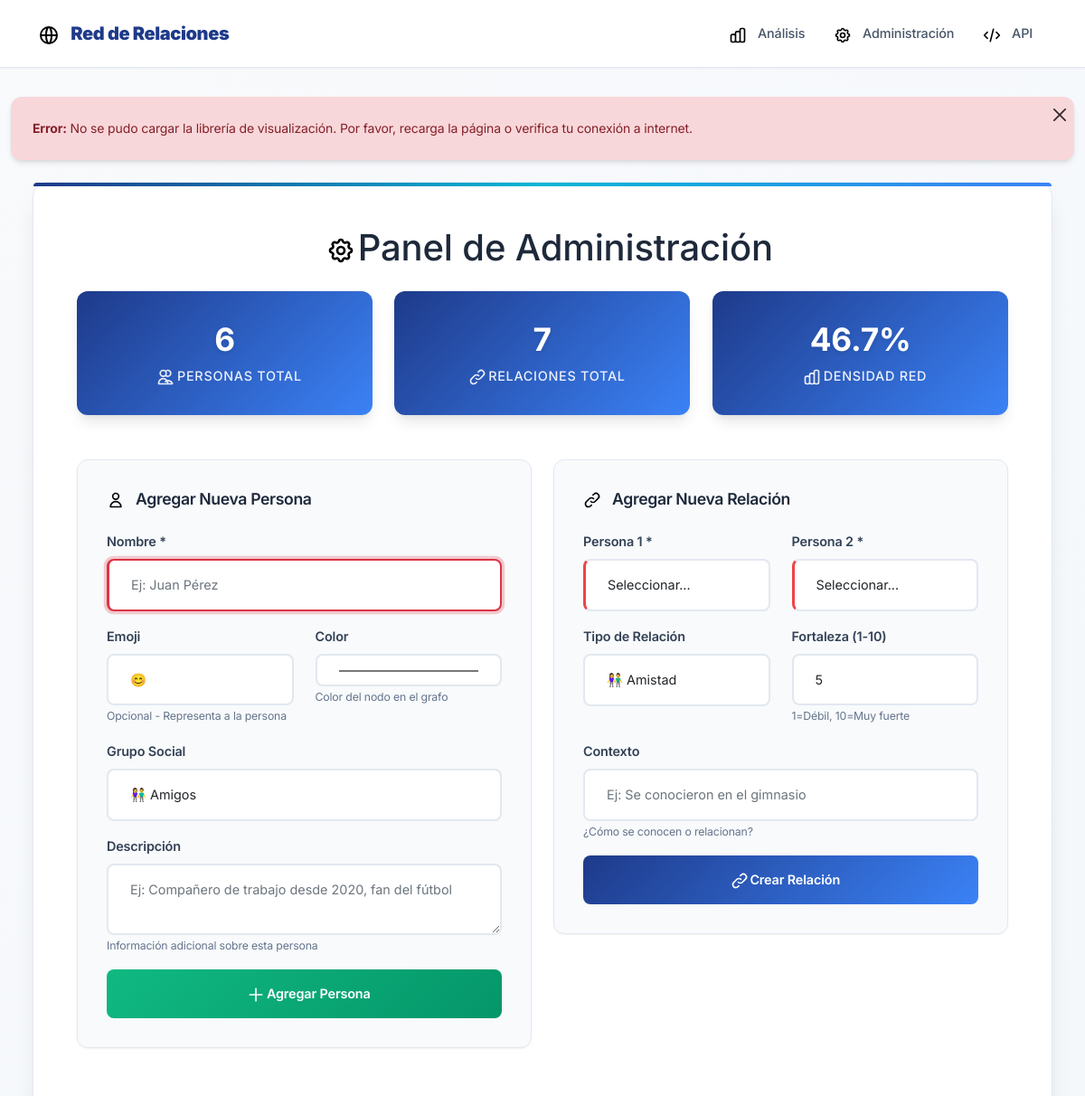
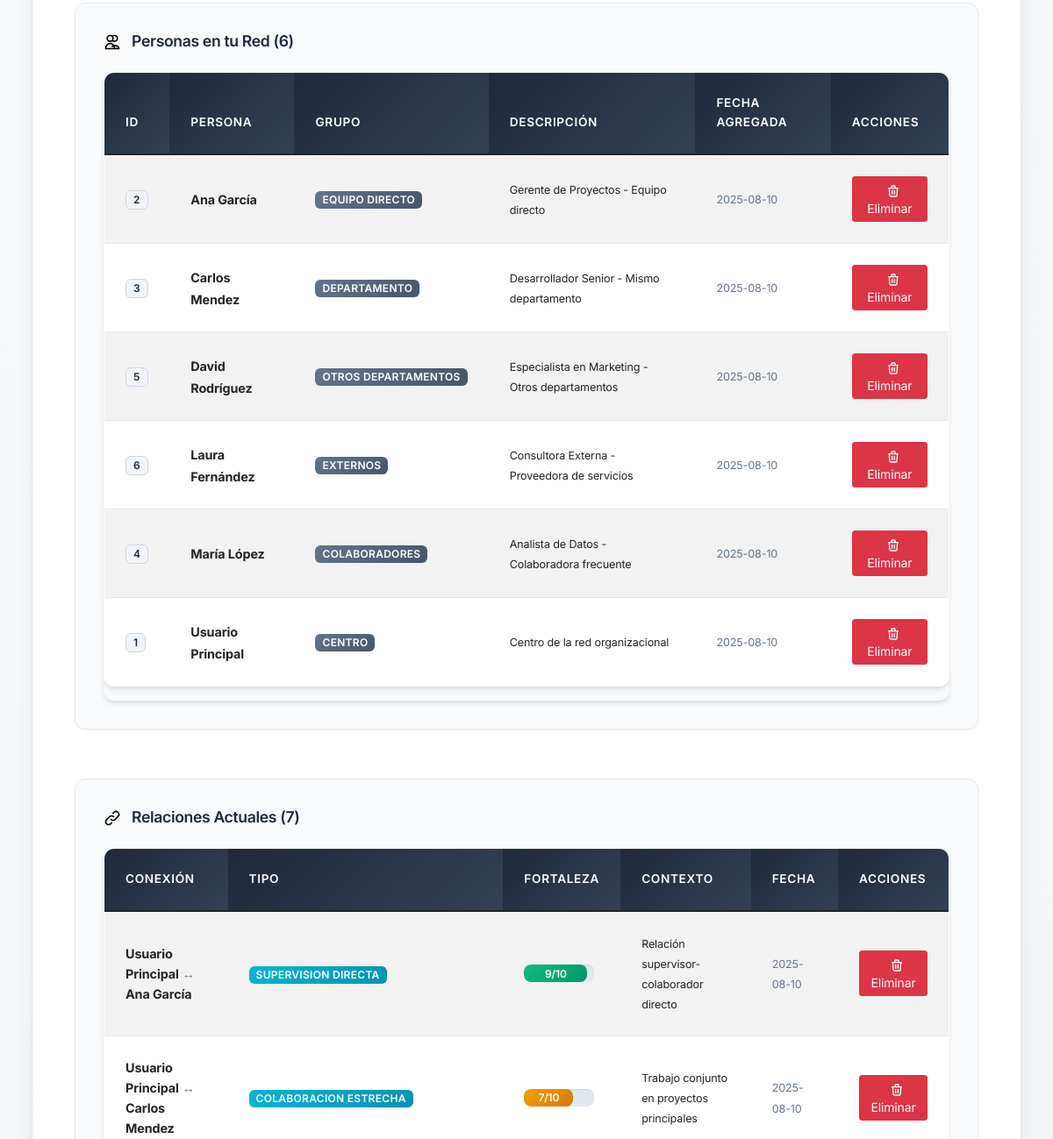
/admin (upper part), run on an earlier commit of the app's database (2 pictures, top to bottom).
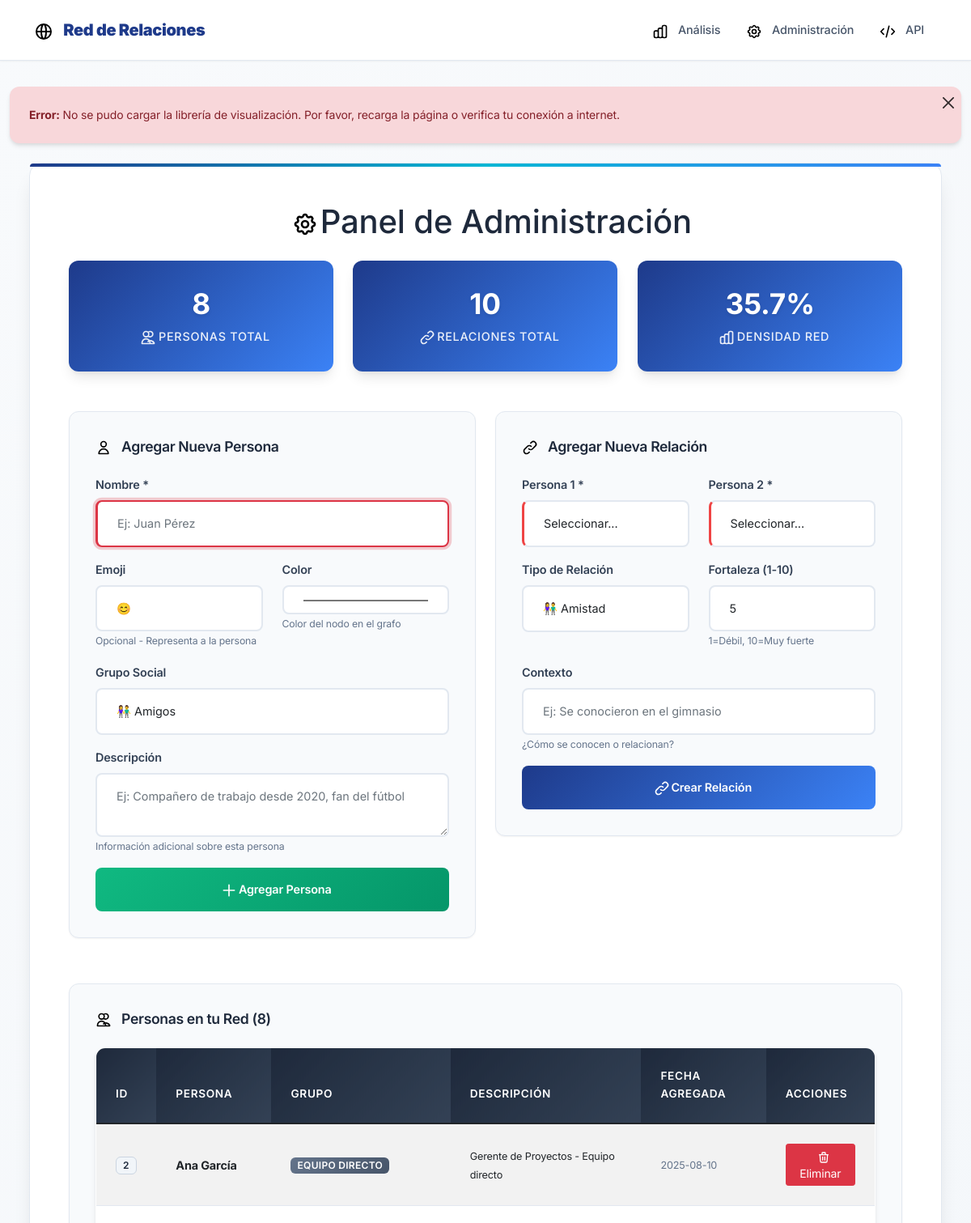
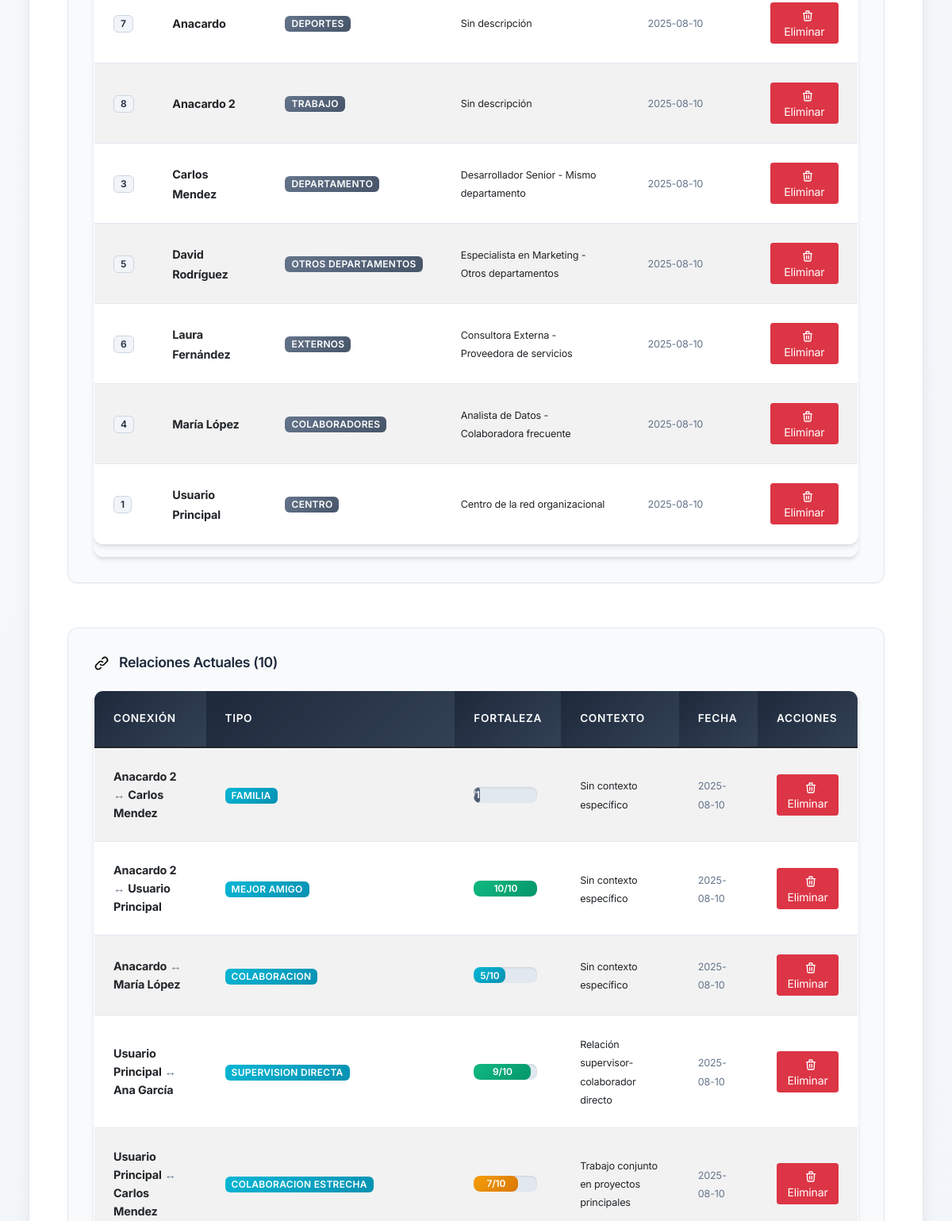
And on a later commit of the database (2 pictures, top to bottom).
### tables this page shows
CREATE TABLE personas (
            id INTEGER PRIMARY KEY AUTOINCREMENT,
            nombre TEXT NOT NULL UNIQUE,
            icono TEXT DEFAULT 'user',
            grupo TEXT DEFAULT 'contactos',
            color TEXT DEFAULT '#3b82f6',
            descripcion TEXT,
            posicion_x REAL,
            posicion_y REAL,
            fecha_creacion TIMESTAMP DEFAULT CURRENT_TIMESTAMP
        );

CREATE TABLE relaciones (
            id INTEGER PRIMARY KEY AUTOINCREMENT,
            persona1_id INTEGER,
            persona2_id INTEGER,
            tipo TEXT DEFAULT 'profesional',
            fortaleza INTEGER DEFAULT 5,
            contexto TEXT,
            fecha_creacion TIMESTAMP DEFAULT CURRENT_TIMESTAMP,
            FOREIGN KEY (persona1_id) REFERENCES personas (id),
            FOREIGN KEY (persona2_id) REFERENCES personas (id),
            UNIQUE(persona1_id, persona2_id)
        );

### mi_red_social/app.py (the view)
@app.route('/admin')
def admin():
    conn = get_db_connection()
    personas = conn.execute('SELECT * FROM personas ORDER BY nombre').fetchall()
    relaciones = conn.execute('''
        SELECT r.*, p1.nombre as persona1_nombre, p2.nombre as persona2_nombre
        FROM relaciones r
        JOIN personas p1 ON r.persona1_id = p1.id
        JOIN personas p2 ON r.persona2_id = p2.id
        ORDER BY r.fecha_creacion DESC
    ''').fetchall()
    conn.close()
    return render_template('admin.html', personas=personas, relaciones=relaciones)

### mi_red_social/app.py (called while the page is built)
def get_db_connection():
    conn = sqlite3.connect(DATABASE)
    conn.row_factory = sqlite3.Row
    return conn

### mi_red_social/templates/admin.html (shortened to what this page needs)
{% extends "base.html" %}
{% block content %}
<div class="main-container">
    <h1 class="text-center mb-4">
        <i class="icon icon-settings icon-xl"></i>
        Panel de Administración
    </h1>
    <div class="row mb-4">
        <div class="col-md-4">
            <div class="stats-card">
                <h3>{{ personas|length }}</h3>
                <p class="mb-0">
                    <i class="icon icon-users icon-white"></i>
                    Personas Total
                </p>
            </div>
        </div>
        <div class="col-md-4">
            <div class="stats-card">
                <h3>{{ relaciones|length }}</h3>
                <p class="mb-0">
                    <i class="icon icon-connections icon-white"></i>
                    Relaciones Total
                </p>
            </div>
        </div>
        <div class="col-md-4">
            <div class="stats-card">
                <h3>{{ ((relaciones|length / ((personas|length * (personas|length - 1)) / 2)) * 100)|round(1) if personas|length > 1 else 0 }}%</h3>
                <p class="mb-0">
                    <i class="icon icon-chart icon-white"></i>
                    Densidad Red
                </p>
            </div>
        </div>
    </div>
    <div class="row">
        <div class="col-md-6">
            <div class="admin-panel">
                <h4>
                    <i class="icon icon-user"></i>
                    Agregar Nueva Persona
                </h4>
                <form method="POST" action="{{ url_for('agregar_persona') }}">
                    <div class="mb-3">
                        <label class="form-label">Nombre *</label>
                        <input type="text" class="form-control" name="nombre" required placeholder="Ej: Juan Pérez">
                    </div>
                    <div class="row">
                        <div class="col-md-6">
                            <label class="form-label">Emoji</label>
                            <input type="text" class="form-control" name="emoji" placeholder="😊" maxlength="2">
                            <small class="text-muted">Opcional - Representa a la persona</small>
                        </div>
                        <div class="col-md-6">
                            <label class="form-label">Color</label>
                            <input type="color" class="form-control" name="color" value="#4ecdc4">
                            <small class="text-muted">Color del nodo en el grafo</small>
                        </div>
                    </div>
                    <div class="mb-3 mt-3">
                        <label class="form-label">Grupo Social</label>
                        <select class="form-control" name="grupo">
                            <option value="amigos">👫 Amigos</option>
                        </select>
                    </div>
                    <div class="mb-3">
                        <label class="form-label">Descripción</label>
                        <textarea class="form-control" name="descripcion" rows="2" placeholder="Ej: Compañero de trabajo desde 2020, fan del fútbol"></textarea>
                        <small class="text-muted">Información adicional sobre esta persona</small>
                    </div>
                    <button type="submit" class="btn btn-success btn-custom w-100">
                        <i class="icon icon-plus icon-white"></i>
                        Agregar Persona
                    </button>
                </form>
            </div>
        </div>
        <div class="col-md-6">
            <div class="admin-panel">
                <h4>
                    <i class="icon icon-link"></i>
                    Agregar Nueva Relación
                </h4>
                <form method="POST" action="{{ url_for('agregar_relacion') }}">
                    <div class="row">
                        <div class="col-md-6">
                            <label class="form-label">Persona 1 *</label>
                            <select class="form-control" name="persona1_id" required>
                                <option value="">Seleccionar...</option>
                            </select>
                        </div>
                        <div class="col-md-6">
                            <label class="form-label">Persona 2 *</label>
                            <select class="form-control" name="persona2_id" required>
                                <option value="">Seleccionar...</option>
                            </select>
                        </div>
                    </div>
                    <div class="row mt-3">
                        <div class="col-md-6">
                            <label class="form-label">Tipo de Relación</label>
                            <select class="form-control" name="tipo">
                                <option value="amistad">👫 Amistad</option>
                            </select>
                        </div>
                        <div class="col-md-6">
                            <label class="form-label">Fortaleza (1-10)</label>
                            <input type="number" class="form-control" name="fortaleza" min="1" max="10" value="5">
                            <small class="text-muted">1=Débil, 10=Muy fuerte</small>
                        </div>
                    </div>
                    <div class="mb-3 mt-3">
                        <label class="form-label">Contexto</label>
                        <input type="text" class="form-control" name="contexto" placeholder="Ej: Se conocieron en el gimnasio">
                        <small class="text-muted">¿Cómo se conocen o relacionan?</small>
                    </div>
                    <button type="submit" class="btn btn-primary btn-custom w-100">
                        <i class="icon icon-link icon-white"></i>
                        Crear Relación
                    </button>
                </form>
            </div>
        </div>
    </div>
    <div class="row mt-4">
        <div class="col-12">
            <div class="admin-panel">
                <h4>
                    <i class="icon icon-users"></i>
                    Personas en tu Red ({{ personas|length }})
                </h4>
                <div class="table-responsive">
                    <table class="table table-striped table-hover">
                        <thead class="table-dark">
                            <tr>
                                <th>ID</th>
                                <th>Persona</th>
                                <th>Grupo</th>
                                <th>Descripción</th>
                                <th>Fecha Agregada</th>
                                <th>Acciones</th>
                            </tr>
                        </thead>
                        <tbody>
                            {% for persona in personas %}
                            <tr>
                                <td><span class="badge bg-light text-dark">{{ persona.id }}</span></td>
                                <td>
                                    <strong>{{ persona.nombre }}</strong>
                                </td>
                                <td>
                                    <span class="badge bg-secondary">{{ persona.grupo.replace('_', ' ').title() }}</span>
                                </td>
                                <td>
                                    <small>{{ persona.descripcion or 'Sin descripción' }}</small>
                                </td>
                                <td>
                                    <small class="text-muted">{{ persona.fecha_creacion[:10] if persona.fecha_creacion else 'N/A' }}</small>
                                </td>
                                <td>
                                    {% if persona.nombre != 'Tú' %}
                                    <a href="{{ url_for('eliminar_persona', persona_id=persona.id) }}"
                                       class="btn btn-sm btn-danger"
                                       onclick="return confirm('¿Estás seguro de eliminar a {{ persona.nombre }}? Se eliminarán también todas sus relaciones.')">
                                       <i class="icon icon-trash icon-white icon-sm"></i>
                                       Eliminar
                                    </a>
                                    {% else %}
                                    <span class="badge bg-warning text-dark">
                                        <i class="icon icon-crown icon-sm"></i>
                                        Centro de la Red
                                    </span>
                                    {% endif %}
                                </td>
                            </tr>
                            {% endfor %}
                        </tbody>
                    </table>
                </div>
            </div>
        </div>
    </div>
    <div class="row mt-4">
        <div class="col-12">
            <div class="admin-panel">
                <h4>
                    <i class="icon icon-connections"></i>
                    Relaciones Actuales ({{ relaciones|length }})
                </h4>
                <div class="table-responsive">
                    <table class="table table-striped table-hover">
                        <thead class="table-dark">
                            <tr>
                                <th>Conexión</th>
                                <th>Tipo</th>
                                <th>Fortaleza</th>
                                <th>Contexto</th>
                                <th>Fecha</th>
                                <th>Acciones</th>
                            </tr>
                        </thead>
                        <tbody>
                            {% for relacion in relaciones %}
                            <tr>
                                <td>
                                    <strong>{{ relacion.persona1_nombre }}</strong>
                                    <span class="text-muted">↔</span>
                                    <strong>{{ relacion.persona2_nombre }}</strong>
                                </td>
                                <td>
                                    <span class="badge bg-info">{{ relacion.tipo.replace('_', ' ').title() }}</span>
                                </td>
                                <td>
                                    <div class="progress" style="height: 20px; width: 80px;">
                                        <div class="progress-bar{% if relacion.fortaleza >= 8 %} bg-success{% elif relacion.fortaleza >= 6 %} bg-warning{% elif relacion.fortaleza >= 4 %} bg-info{% else %} bg-secondary{% endif %}" style="width: {{ relacion.fortaleza * 10 }}%;">
                                            {{ relacion.fortaleza }}/10
                                        </div>
                                    </div>
                                </td>
                                <td>
                                    <small>{{ relacion.contexto or 'Sin contexto específico' }}</small>
                                </td>
                                <td>
                                    <small class="text-muted">{{ relacion.fecha_creacion[:10] if relacion.fecha_creacion else 'N/A' }}</small>
                                </td>
                                <td>
                                    <a href="{{ url_for('eliminar_relacion', relacion_id=relacion.id) }}"
                                       class="btn btn-sm btn-danger"
                                       onclick="return confirm('¿Eliminar la relación entre {{ relacion.persona1_nombre }} y {{ relacion.persona2_nombre }}?')">
                                       <i class="icon icon-trash icon-white icon-sm"></i>
                                       Eliminar
                                    </a>
                                </td>
                            </tr>
                            {% endfor %}
                        </tbody>
                    </table>
                </div>
            </div>
        </div>
    </div>
</div>
{% endblock %}

### mi_red_social/templates/base.html (shortened to what this page needs)
<!DOCTYPE html>
<html lang="es">
<head>
    <link href="https://cdn.jsdelivr.net/npm/bootstrap@5.1.3/dist/css/bootstrap.min.css" rel="stylesheet">
    <link rel="stylesheet" type="text/css" href="https://unpkg.com/vis-network/standalone/umd/vis-network.min.css" />
    <link rel="stylesheet" type="text/css" href="{{ url_for('static', filename='css/base.css') }}">
    <link rel="stylesheet" type="text/css" href="{{ url_for('static', filename='css/index.css') }}">
    <link rel="stylesheet" type="text/css" href="{{ url_for('static', filename='css/accessibility.css') }}">
</head>
<body>
    <nav class="navbar navbar-expand-lg navbar-light navbar-custom" role="navigation" aria-label="Navegación principal">
        <div class="container">
            <a class="navbar-brand" href="{{ url_for('index') }}" aria-label="Ir a la página principal">
                <i class="icon icon-network icon-lg" aria-hidden="true"></i>
                <strong>Red de Relaciones</strong>
            </a>
            <div class="navbar-nav ms-auto">
                <a class="nav-link" href="{{ url_for('index') }}" aria-label="Ir al análisis de red">
                    <i class="icon icon-chart" aria-hidden="true"></i>
                    Análisis
                </a>
                <a class="nav-link" href="{{ url_for('admin') }}" aria-label="Ir a la administración">
                    <i class="icon icon-settings" aria-hidden="true"></i>
                    Administración
                </a>
                <a class="nav-link" href="/api/grafo" target="_blank" aria-label="Abrir API en nueva ventana">
                    <i class="icon icon-code" aria-hidden="true"></i>
                    API
                </a>
            </div>
        </div>
    </nav>
    <div class="container-fluid">
        <main id="main-content" tabindex="-1">
            {% block content %}{% endblock %}
        </main>
    </div>
</body>
</html>

### mi_red_social/static/css/index.css (style rules this page uses)
html, body { overflow-x: hidden !important; max-width: 100vw !important; box-sizing: border-box !important; }
*, *::before, *::after { box-sizing: border-box !important; }
body { width: 100% !important; margin: 0 !important; padding: 0 !important; }

### mi_red_social/static/css/accessibility.css (style rules this page uses)
.icon { aria-hidden: true; }
.text-muted { color: #64748b !important; }
.badge.bg-light { color: #1e293b !important; background-color: #f1f5f9 !important; }
.form-control:required { border-left: 3px solid #ef4444; }
.table th { font-weight: 600; }
.table-responsive { overflow-x: auto; -webkit-overflow-scrolling: touch; }

What changed in the data, as far as the page shows it:
added personas: id "7", nombre "Anacardo", grupo.replace "DEPORTES", descripcion "Sin descripción", fecha_creacion "2025-08-10"
added personas: id "8", nombre "Anacardo 2", grupo.replace "TRABAJO", descripcion "Sin descripción", fecha_creacion "2025-08-10"
added relaciones: persona1_nombre "Anacardo 2", persona2_nombre "Carlos Mendez", tipo.replace "FAMILIA", {{ relacion.fortaleza * 10 }} 10 (drawn), contexto "Sin contexto específico", fecha_creacion "2025-08-10", fortaleza 1 (drawn)
added relaciones: persona1_nombre "Anacardo 2", persona2_nombre "Usuario Principal", tipo.replace "MEJOR AMIGO", fortaleza "10", contexto "Sin contexto específico", fecha_creacion "2025-08-10"
added relaciones: persona1_nombre "Anacardo", persona2_nombre "María López", tipo.replace "COLABORACION", fortaleza "5", contexto "Sin contexto específico", fecha_creacion "2025-08-10"
Also different on the page:
{{ personas|length }}: "6" → "8"
{{ relaciones|length }}: "7" → "10"
text no longer shown: "46.7"
text now shown: "35.7"
